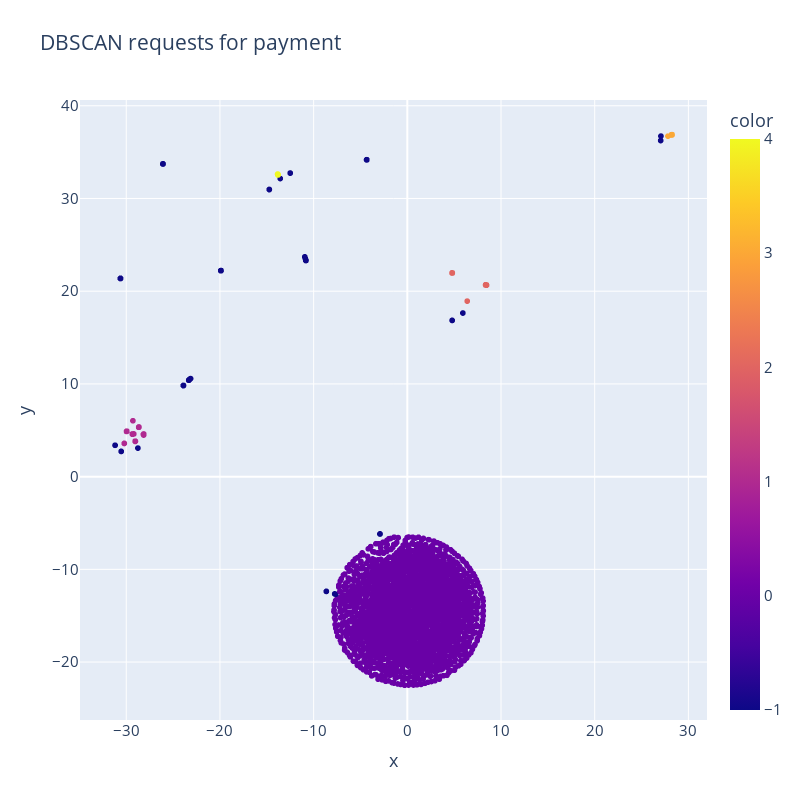

Write notebook code for a chart like this one.
### Code cell
fig = px.scatter(tdf_rp_18, x = tsne_representation_rp_18[:, 0], y = tsne_representation_rp_18[:, 1],
                color = tdf_rp_18['DBSCAN_label'].to_list(),
                height = 800, width = 800,
                title = "DBSCAN requests for payment")
fig.update_layout(font_size =15)
#fig.show()

### Figure 1 — Plotly figure (JSON) as saved in the notebook; plotly's stock layout.template omitted (floating-point values rounded to 4 significant figures; data arrays with more than 128 entries replaced by an {"elided": "..."} marker saying what was removed)
{"data": [{"hovertemplate": "x=%{x}<br>y=%{y}<br>color=%{marker.color}<extra></extra>", "legendgroup": "", "marker": {"color": {"elided": "5778 int values"}, "coloraxis": "coloraxis", "symbol": "circle"}, "mode": "markers", "name": "", "showlegend": false, "type": "scattergl", "x": {"elided": "5778 float values"}, "xaxis": "x", "y": {"elided": "5778 float values"}, "yaxis": "y"}], "layout": {"coloraxis": {"colorbar": {"title": {"text": "color"}}, "colorscale": [[0, "#0d0887"], [0.1111, "#46039f"], [0.2222, "#7201a8"], [0.3333, "#9c179e"], [0.4444, "#bd3786"], [0.5556, "#d8576b"], [0.6667, "#ed7953"], [0.7778, "#fb9f3a"], [0.8889, "#fdca26"], [1, "#f0f921"]]}, "font": {"size": 15}, "height": 800, "legend": {"tracegroupgap": 0}, "title": {"text": "DBSCAN requests for payment"}, "width": 800, "xaxis": {"anchor": "y", "domain": [0, 1], "title": {"text": "x"}}, "yaxis": {"anchor": "x", "domain": [0, 1], "title": {"text": "y"}}}}
